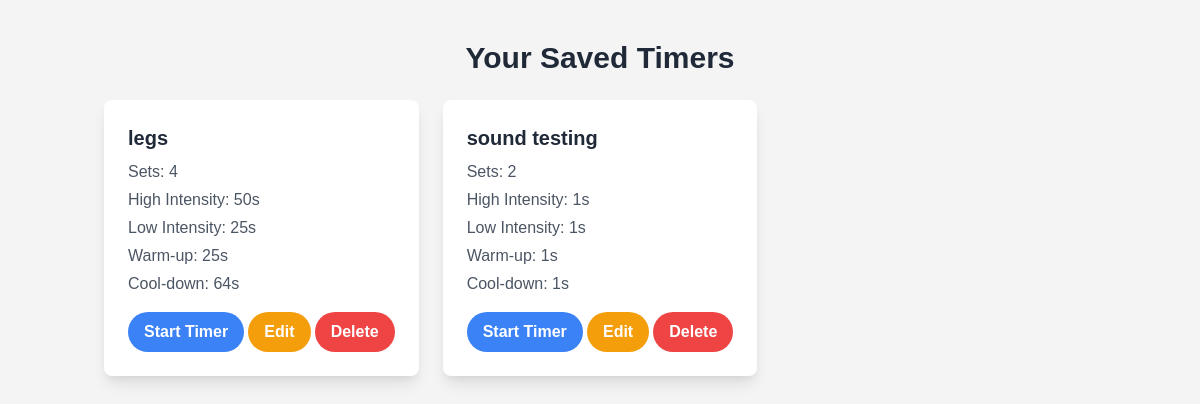
Before: /view_timers (signed in) with the older database file.
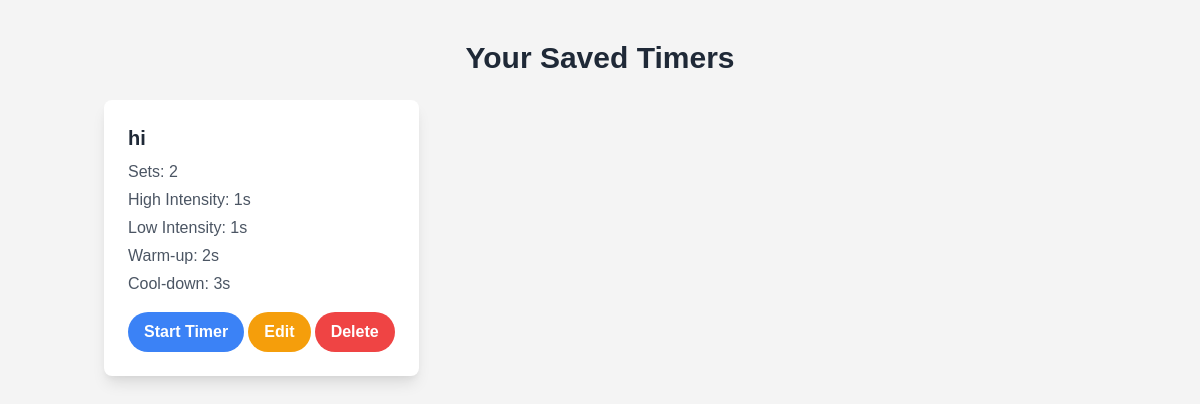
After: the same page with the newer database file.
### app.py (models this page shows)
class Timer(db.Model):
    id = db.Column(db.Integer, primary_key=True)
    name = db.Column(db.String(80), nullable=False)
    sets = db.Column(db.Integer, nullable=False)
    high_intensity = db.Column(db.Integer, nullable=False)
    high_intensity_color = db.Column(db.String(7), nullable=False)
    low_intensity = db.Column(db.Integer, nullable=False)
    low_intensity_color = db.Column(db.String(7), nullable=False)
    warmup = db.Column(db.Integer, nullable=False)
    cooldown = db.Column(db.Integer, nullable=False)
    user_id = db.Column(db.Integer, db.ForeignKey('user.id'), nullable=False)

### app.py (the view)
@app.route('/view_timers')
@login_required
def view_timers():
    timers = Timer.query.filter_by(user_id=current_user.id).all()
    return render_template('view_timers.html', timers=timers)

### app.py (called while the page is built)
@login_manager.user_loader
def load_user(user_id):
    return User.query.get(int(user_id))

### templates/view_timers.html (shortened to what this page needs)
<!DOCTYPE html>
<html lang="en">
<head>
    <link href="https://cdn.jsdelivr.net/npm/tailwindcss@2.2.19/dist/tailwind.min.css" rel="stylesheet">
</head>
<body>
<div class="container mx-auto px-4">
    <h1 class="text-3xl font-bold mb-6 text-center text-gray-800">Your Saved Timers</h1>
    {% if timers %}
        <div class="grid grid-cols-1 md:grid-cols-2 lg:grid-cols-3 gap-6">
            {% for timer in timers %}
                <div class="timer-card bg-white shadow-lg rounded-lg p-6">
                    <h2 class="text-xl font-semibold text-gray-800 mb-2">{{ timer.name }}</h2>
                    <p class="text-gray-600 mb-1">Sets: <span class="font-medium">{{ timer.sets }}</span></p>
                    <p class="text-gray-600 mb-1">High Intensity: <span class="font-medium">{{ timer.high_intensity }}s</span></p>
                    <p class="text-gray-600 mb-1">Low Intensity: <span class="font-medium">{{ timer.low_intensity }}s</span></p>
                    <p class="text-gray-600 mb-1">Warm-up: <span class="font-medium">{{ timer.warmup }}s</span></p>
                    <p class="text-gray-600 mb-4">Cool-down: <span class="font-medium">{{ timer.cooldown }}s</span></p>
                    <div class="flex justify-between">
                        <a href="{{ url_for('start_timer', timer_id=timer.id) }}"
                           class="button bg-blue-500 hover:bg-blue-700 text-white font-bold py-2 px-4 rounded-full focus:outline-none focus:shadow-outline">
                            Start Timer
                        </a>
                        <a href="{{ url_for('edit_timer', timer_id=timer.id) }}"
                           class="button bg-yellow-500 hover:bg-yellow-700 text-white font-bold py-2 px-4 rounded-full focus:outline-none focus:shadow-outline">
                            Edit
                        </a>
                        <form action="{{ url_for('delete_timer', timer_id=timer.id) }}" method="POST" style="display:inline;">
                            <button type="submit" class="button bg-red-500 hover:bg-red-700 text-white font-bold py-2 px-4 rounded-full focus:outline-none focus:shadow-outline">
                                Delete
                            </button>
                        </form>
                    </div>
                </div>
            {% endfor %}
        </div>
    {% else %}
        <p class="empty-message text-center text-gray-600">You haven't created any timers yet.
            <a href="{{ url_for('create_timer') }}" class="text-blue-500 hover:text-blue-700">Create one now</a>.
        </p>
    {% endif %}
</div>
</body>
</html>

### templates/view_timers.html (style rules this page uses)
body { font-family: 'Arial', sans-serif; background-color: #f4f4f4; }
.container { margin-top: 40px; }
.timer-card { transition: transform 0.2s ease, box-shadow 0.2s ease; }
.button { transition: background-color 0.2s ease; }

Changed rows visible on the page:
removed Timer: name "legs", sets "4", high_intensity "50", low_intensity "25", warmup "25", cooldown "64"
removed Timer: name "sound testing", sets "2", high_intensity "1", low_intensity "1", warmup "1", cooldown "1"
added Timer: name "hi", sets "2", high_intensity "1", low_intensity "1", warmup "2", cooldown "3"
